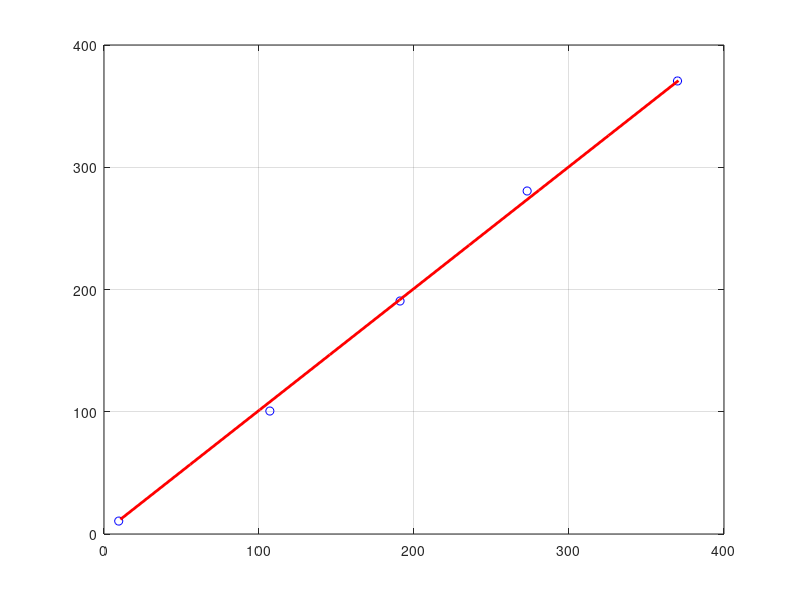

Write MATLAB code to recreate this figure.
%%
correction = 10 + 35/60;
True = [0  90 180 270 360]' + correction;
Mag  = [9.5 107 191 273 370]';
Error = True - Mag;

p = [0.997 1.4]; %p = polyfit(Mag,True,1);
cMag = polyval(p,Mag);
cError = True - cMag;

disp('True Mag corrected');
disp(sprintf('%6.2f : %6.2f  %6.2f : %6.2f  %6.2f\n',[True'; Mag'; Error'; cMag'; cError']))
disp(sprintf('y = %f Mag + %f',p))

hold off
plot(Mag,True,'bo');
hold on
pMag = (0:45:360)' + correction;
pTrue = polyval(p,pMag);
plot(pMag,pTrue,'r','LineWidth',2)
grid on

